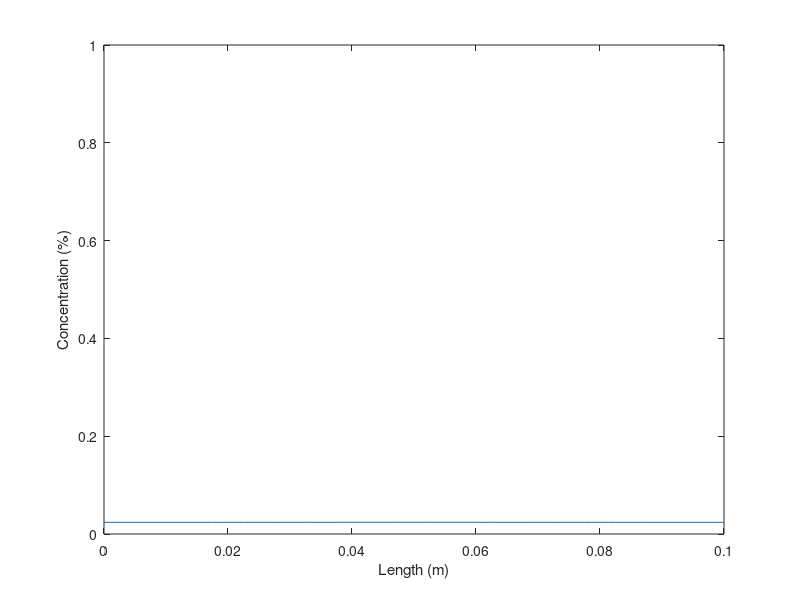
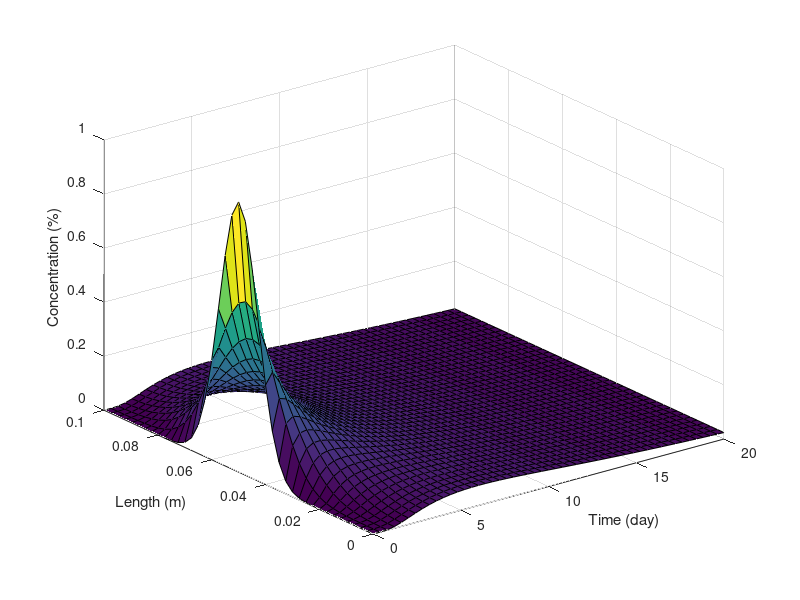

These figures' MATLAB source, in order: (Note: this script raises an error after producing the figures.)
% xpde.m  - A file to compute the solution to a second-order initial boundary value
% problem. this code assumes that the bvp takes the form
%
%              dc/dt = D * d^2c/dx^2
%
% assume that we are going to discretize this problem in space and in time.  for
% reference, assume a spatial grid of the form
%
%
%        x=0                                 x=L
%         (-----------------------------------)
%
%   |-----|-----|-----|-----|-----|-----|-----|-----|
%   (-1)  0     1     2     3     4     5     6    (7)
%                               
%
% here, we have allowed for the possibility that two "fictitious" nodes might
% be needed to accommodate two derivative boundary conditions.
%
% the discretization of this problem is simple.  starting with the
% governing equation, substitute (1) a forward difference for the time derivative, and 
% (2) a centered-difference (fixed at time step "j") for the space derivative.  this gives 
% approximation of the second-order derivative.
%
%      [c(i,j+1)-c(i,j)]/dt  = D[c(i+1,j)-2*c(i,j)+c(i-1,j)]/(dx)^2 
%
% (where here D is the diffusion coefficient, c is the concentration,
% dx is the grid spacing, and dt is the time step size). 
%
% Putting this in linear form (i.e., combining terms) gives an *explicit* 
% scheme
%
%         c(i,j+1) = r*c(i-1,j)+(1-2*r)*c(i,j)+r*c(i+1,j)
%
% where r = D*dt/(dx^2)
%
% this represents our "recurrence relation" for constructing the matrix
% of equations that represents the algebraic decompostion of the original 
% differential equation.
%
% it should be apparent to you by now that this recurrence relationship
% defines a linear system of equations.  for this particular case, the
% system takes the form
%
%         c(j+1) = M . c(j) + b
%
% where c(j+1) is a *vector* of new concentration values (one for each 
% node where the concentration is unknown), and c(j) is the vector of the 
% current nodal values of concentration.  M is the matrix of coefficients
% that evolves the system of equations in time. b is the vector of
% constants (sources, sinks, boundary conditions) that appear in the
% equation set.
%
%
% the first and last rows of the matrix, M, are a little from the remaining rows.  
% The form of the first and last row depend on the type of boundary conditions 
% imposed.  For now, let's assume that two *derivative* (neuman) conditions are
% imposed.  suppose the two derivative boundary conditions are given by
% dc/dx = s1 (left) and dc/dx = s2 (right).  the centered difference
% representation of these two derivatives at nodes 0 and 6 would be
%
%  [c(1,j)-c(-1,j)]/(2*dx) = sl       [c(7,j)-c(5,j)]/(2*dx) = sr
%
% or, rearranging to solve for the values at the "fictitious" nodes
%
% c(-1,j)= c(1,j) - 2*s1*dx       c(7,j)= c(5,j) + 2*s2*dx
%
% now, for the first row the recurrence relationship gives
%
%        c(0,j+1) = r*c(-1,j)+(1-2*r)*c(0,j)+r*c(1,j)
%
% elimiating c(-1,j) using the first equation above gives
%
%        c(0,j+1) = r*[c(1,j) - 2*s1*dx]+(1-2*r)*c(0,j)+r*c(1,j)
% or
%        c(0,j+1) = (1-2*r)*c(0,j)+2*r*c(1,j) - 2*r*s1*dx 
%
% similarly, for the last line, we will get
%
%        c(6,j+1) = (1-2*r)*c(5,j)+2*r*c(6,j) + 2*r*s1*dx 
%
% the result is a system of equations that has the matrix form
%
%  |c(0,j+1)|    |1-2*r  2*r      0       0        0      0       0||c(0,j)|        |-2*r*sl*dx|
%  |c(1,j+1)|    |r     1-2*r     r       0        0      0       0||c(1,j)|        |0         |
%  |c(2,j+1)|    |0       r     1-2*r     r        0      0       0||c(2,j)|        |0         |
%  |c(3,j+1)|  = |0       0       r     1-2*r      r      0       0||c(3,j)|   +    |0         |
%  |c(4,j+1)|    |0       0       0       r      1-2*r    r       0||c(4,j)|        |0         |
%  |c(5,j+1)|    |0       0       0       0        r    1-2*r     r||c(5,j)|        |0         |
%  |c(6,j+1)|    |0       0       0       0        0     2*r  1-2*r||c(6,j)|        |+2*r*sr*dx|
%
% Here is how we can make the algrorithm.  Assume that sl = sr = 0
%
D = 8.6e-5; % D in m^2/day; corresponds to 1x10^-9 m^2/s
k1 = 1e-1; % k1 in (days)^-1
L = 0.1; % domain length in meters
sl = 0; % the left-hand side boundary condition
sr = 0; % the right-hand side boundary condition
%
%  space variables
np = 40; % number of partitions
disp('Number of nodes');
n = np + 1 % number of nodes
nm = n; % number of compute nodes
disp('Size of space increments, meters');
dx = L / np % size of partitions, in m
dx2 = dx * dx; % square the size once so you don't have to do it again!
%
% time variables
disp('Time interval, days');
T = 20
%T = 10 % total time for simulation, days
disp('Number of time steps, days');
npt = 2000 % number of time partitions
nt = npt + 1; % total number of time points (including initial condition)
dt = T / npt; % size of time steps
%
disp('stability condition...');
condition = D * dt /(dx2) % explicit condition
if condition > 0.5
    disp('stability condition not met!  Adjust parameters...');
end
%
M = zeros(nm, nm); % initialize the array
b = zeros(nm, 1); % initialize the b column vector; remember, this vector is an nm x 1 array in MATLAB
r = D * dt / (dx2);
%
M(1,1) = 1 - 2 * r - k1 * dt; % the first row is special
M(1, 2) = 2 * r; % the first row is special
%
M(nm, nm-1) = 2 * r; % so is the last row
M(nm, nm) = 1 - 2 * r - k1 * dt; % so is the last row
% 
b(1) = -2 * r * sl * dx; % first value in the b vector
b(nm) = 2 * r * sr * dx; % last value in the b vector; the rest are zeros
%
% now make a nice loop to fill in the rest...
for k = 2:1:nm-1 % loop over the rows of the array (nm x nm)
    M(k, k-1) = r; % set the subdiagonal value
    M(k, k) = 1 - 2 * r - k1 * dt; % set the diagonal value 
    M(k, k+1) = r; % set the subdiagonal value
end
% set the initial condition here
% I am choosing a "gaussian" shape...
%
beta = 10000; % just a parameter to set the initial condition function
x = linspace(0, L, n); % discretize the initial condition space
f = exp(-beta * ((x - L / 2) .* (x - L / 2))); % compute the initial condition
%display(M);
%display(b);
%
c = zeros(nm, nt); % initialize the solution array
c2 = zeros(nm, 1); % initialize this array for plotting.  we will use more than 1 time step, but that is ok; 
                   % MATLAB will just resize the array for us
c(:, 1) = f; % put the initial condition in our solution array
%
% disp('computations going....');
for j = 2:1:nt
%    display(j);
    c(:, j) = M * c(:, j-1) + b(:); % this is terribly inefficient... M is mostly zeros!
end
nstep = int32(400 * npt / 20000); % this makes a new interger variable that will be used to plot only some of the solutions
                                  % 400 times npt/20000 just turns out to be a reasonable number of them.
                                    
kk = 0; % this is the counter for the vector c2 that will contain the subset of the solution to plot
for k = 1:nstep:nt % the k loop will only plot out some of the time steps
    kk = kk + 1;
    c2(:, kk) = c(:, k);
end

t = linspace(0, T, kk);

% disp('----> Plot of solution in Figure window');
% disp('PRESS <ENTER> TO CONTINUE');
% pause;
knew = kk;
bb = zeros(nm);
BB = zeros(nm, knew);
for j = 1:knew
    bb = c2(:, j);
    BB(:, j) = bb;
    plot(x, bb);
    xlabel('Length (m)');
    ylabel('Concentration (%)');
    set(gca, 'ylim', [0 1]); % this sets the bounds of the y axis...
    fig(j) = getframe;
end

[tt, xx] = meshgrid(t, x);

figure();
surf(tt, xx, c2); % plot a time-space-concentration surface....
xlabel('Time (day)');
ylabel('Length (m)');
zlabel('Concentration (%)');
hold off;

% disp(' ');
% disp('if you would like to see the results as a movie, you can adjust the code...');
% disp('instructions are given in the M-file.');
%
% figure();
% movie(fig,10)                       % if you want to "play" the
%    simulation as a movie, uncomment this line... It will run it 10
%    times...
% 
%%
Q_bc = sum(BB, 1);

figure();
plot(t, Q_a);
hold on;
plot(t, Q_bc);
xlabel('Time (day)');
ylabel('Total System Mass Concentration (%)');
legend('non-reactive', 'reactive', 'Location', 'southwest');
hold off;
